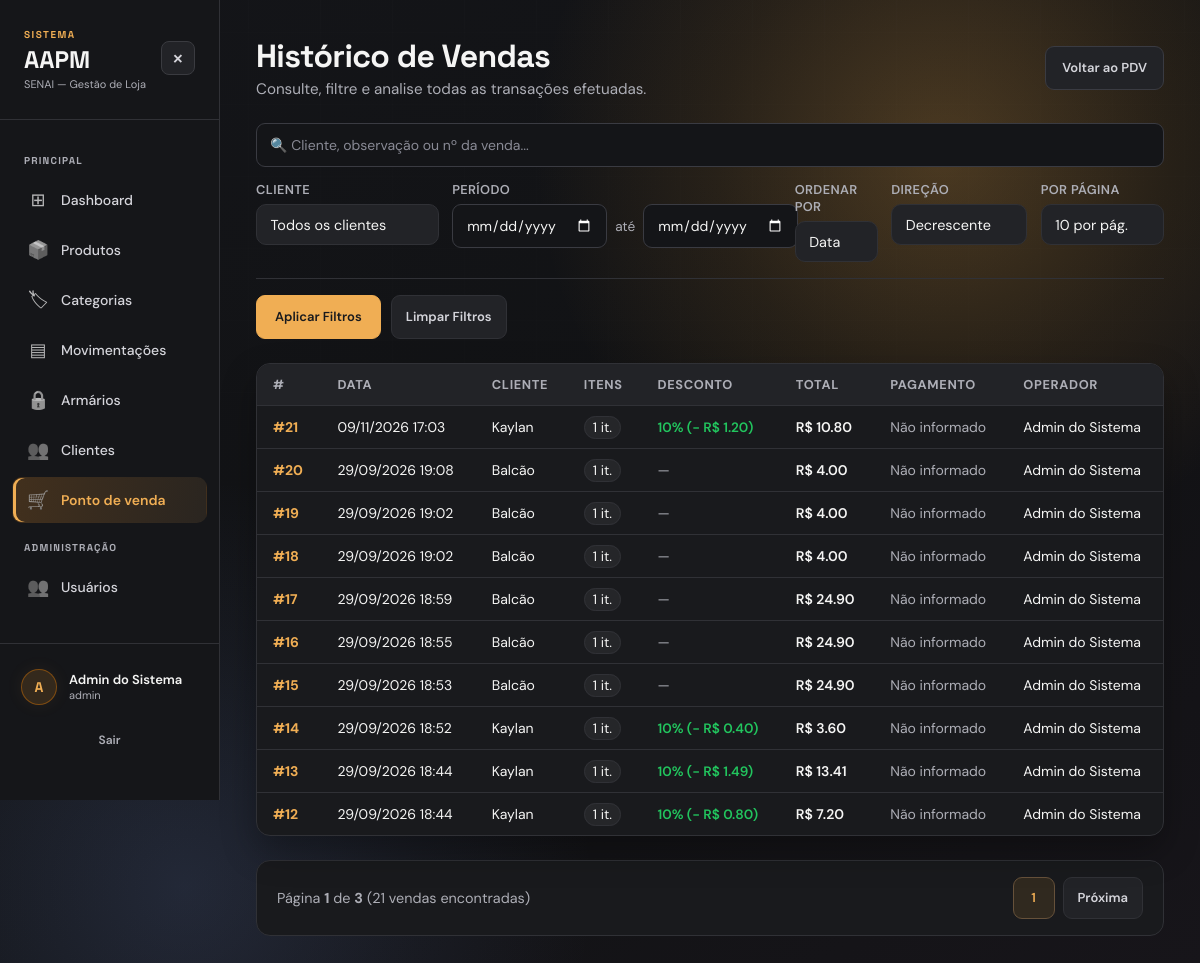
Page /pdv/historico (signed in) on the committed database.
### app/models/usuario.py (models this page shows)
class Usuario(Base):
    __tablename__ = "usuarios"
    id = Column(Integer, primary_key=True, autoincrement=True)
    nome = Column(String(100), nullable=False)
    email = Column(String(100), nullable=False, index=True, unique=True)
    senha_hash = Column(String(255), nullable=False)
    role = Column(String(20), nullable=False, default="operador")
    ativo = Column(Boolean, default=True)
    criado_em = Column(DateTime, server_default=func.now())

### app/models/venda.py (models this page shows, shortened)
class Venda(Base):
    __tablename__ = "vendas"
    id         = Column(Integer, primary_key=True, index=True)
    cliente_id = Column(
        Integer,
        ForeignKey("clientes.id", ondelete="SET NULL"),
        nullable=True
    )
    usuario_id = Column(
        Integer,
        ForeignKey("usuarios.id", ondelete="SET NULL"),
        nullable=True
    )
    desconto_percentual = Column(Float, nullable=False, default=0.0)
    total_bruto  = Column(Float, nullable=False, default=0.0)
    total_liquido = Column(Float, nullable=False, default=0.0)
    pagamentos = Column(JSON, nullable=True)
    observacao = Column(String(255), nullable=True)
    criado_em = Column(DateTime, server_default=func.now())
    cliente = relationship("Cliente", back_populates="vendas")
    usuario = relationship("Usuario", backref="vendas")
    itens   = relationship(
        "ItemVenda",
        back_populates="venda",
        cascade="all, delete-orphan"  # deleta itens se a venda for deletada
    )

### app/models/cliente.py (models this page shows, shortened)
class Cliente(Base):
    __tablename__ = "clientes"
    id         = Column(Integer, primary_key=True, index=True)
    nome       = Column(String(150), nullable=False, index=True)
    matricula  = Column(String(50), nullable=True, unique=True)
    telefone   = Column(String(20), nullable=True)
    is_associado = Column(Boolean, default=False, nullable=False)
    ativo      = Column(Boolean, default=True)
    criado_em  = Column(DateTime, server_default=func.now())
    vendas = relationship("Venda", back_populates="cliente")

### app/controllers/pdv_controller.py (the view)
@router.get("/historico")
def historico_vendas(
    request: Request,
    busca: str = "",
    cliente_id: int = 0,
    data_inicio: str = "",
    data_fim: str = "",
    ordenar_por: str = "data",
    direcao: str = "desc",
    pagina: int = 1,
    db: Session = Depends(get_db),
    usuario = Depends(get_usuario_logado)
):
    query = db.query(Venda)
    if cliente_id:
        query = query.filter(Venda.cliente_id == cliente_id)
    if busca:
        termo = f"%{busca}%"
        query = query.outerjoin(Cliente).filter(
            or_(Cliente.nome.ilike(termo), Venda.observacao.ilike(termo), Venda.id.cast(String).ilike(termo))
        )
    try:
        if data_inicio:
            query = query.filter(Venda.criado_em >= datetime.fromisoformat(data_inicio))
        if data_fim:
            query = query.filter(Venda.criado_em < datetime.fromisoformat(data_fim) + timedelta(days=1))
    except ValueError:
        data_inicio = ""
        data_fim = ""
    ordenacoes = {"data": Venda.criado_em, "total": Venda.total_liquido, "desconto": Venda.desconto_percentual, "id": Venda.id}
    ordenar_por = ordenar_por if ordenar_por in ordenacoes else "data"
    direcao = direcao if direcao in ("asc", "desc") else "desc"
    coluna_ordenacao = ordenacoes[ordenar_por]
    query = query.order_by(coluna_ordenacao.desc() if direcao == "desc" else coluna_ordenacao.asc(), Venda.id.desc())
    total_vendas = query.count()
    pagina = max(pagina, 1)
    por_pagina = 10
    total_paginas = max(math.ceil(total_vendas / por_pagina), 1)
    pagina = min(pagina, total_paginas)
    vendas = query.offset((pagina - 1) * por_pagina).limit(por_pagina).all()
    clientes = db.query(Cliente).filter(Cliente.ativo == True).order_by(Cliente.nome).all()
    return templates.TemplateResponse(
        request,
        "pdv/historico.html",
        {
            "request": request, "usuario": usuario, "vendas": vendas,
            "clientes": clientes, "busca": busca, "cliente_id": cliente_id,
            "data_inicio": data_inicio, "data_fim": data_fim,
            "ordenar_por": ordenar_por, "direcao": direcao,
            "pagina": pagina, "por_pagina": por_pagina,
            "total_paginas": total_paginas, "total_vendas": total_vendas,
        }
    )

### app/templates/pdv/historico.html (shortened to what this page needs)
<!DOCTYPE html>
<html lang="pt-br">
<head>
    <link rel="stylesheet" href="/static/css/pdv/historico.css">
    <link rel="stylesheet" href="/static/css/admin.css">
    <link rel="stylesheet" href="/static/css/typography.css">
    <link rel="stylesheet" href="/static/css/background.css">
    <link rel="stylesheet" href="/static/css/visual-effects.css?v=20261109-mouse">
</head>
<body class="admin-page">
    <div class="layout">
        {% include "_sidebar.html" %}
        <div class="admin-main">
    <div class="container">
        <div class="page-header">
            <div>
                <h1>Histórico de Vendas</h1>
                <p class="subtitle">Consulte, filtre e analise todas as transações efetuadas.</p>
            </div>
            <a href="/pdv" class="btn-secondary">Voltar ao PDV</a>
        </div>
        <form method="get" action="/pdv/historico" class="filter-form">
            <div class="filter-grid">
                <div class="filter-group col-search">
                    <input type="text" name="busca" placeholder="🔍 Cliente, observação ou nº da venda..." value="{{ busca }}" class="input-field">
                </div>
                <div class="filter-group col-cliente">
                    <label>Cliente</label>
                    <div class="custom-dropdown" id="dropdown-cliente">
                        <div class="dropdown-selected">
                            {% set cliente_selecionado_nome = "Todos os clientes" %}
                            {% for c in clientes %}
                                {% if cliente_id|int == c.id|int %}{% set cliente_selecionado_nome = c.nome %}{% endif %}
                            {% endfor %}
                            {{ cliente_selecionado_nome }}
                        </div>
                    </div>
                </div>
                <div class="filter-group col-periodo">
                    <label>Período</label>
                    <div class="date-range">
                        <input type="date" name="data_inicio" value="{{ data_inicio }}" class="input-field" title="Data Inicial">
                        <span>até</span>
                        <input type="date" name="data_fim" value="{{ data_fim }}" class="input-field" title="Data Final">
                    </div>
                </div>
                <div class="filter-group col-ordenar">
                    <label>Ordenar por</label>
                    <div class="custom-dropdown" id="dropdown-ordenar">
                        <div class="dropdown-selected">
                            {% set ord_map = {'data': 'Data', 'id': 'Número', 'total': 'Total', 'desconto': 'Desconto'} %}
                            {{ ord_map.get(ordenar_por, 'Data') }}
                        </div>
                    </div>
                </div>
                <div class="filter-group col-direcao">
                    <label>Direção</label>
                    <div class="custom-dropdown" id="dropdown-direcao">
                        <div class="dropdown-selected">
                            {{ 'Decrescente' if direcao == 'desc' else 'Crescente' }}
                        </div>
                    </div>
                </div>
                <div class="filter-group col-paginacao">
                    <label>Por página</label>
                    <div class="custom-dropdown" id="dropdown-por-pagina">
                        <div class="dropdown-selected">
                            {{ por_pagina or 10 }} por pág.
                        </div>
                    </div>
                </div>
            </div>
            <div class="filter-actions">
                <button type="submit" class="btn-primary">Aplicar Filtros</button>
                <a href="/pdv/historico" class="btn-clear">Limpar Filtros</a>
            </div>
        </form>
        <div class="table-container">
            <table>
                <thead>
                    <tr>
                        <th>#</th>
                        <th>Data</th>
                        <th>Cliente</th>
                        <th>Itens</th>
                        <th>Desconto</th>
                        <th>Total</th>
                        <th>Pagamento</th>
                        <th>Operador</th>
                    </tr>
                </thead>
                <tbody>
                    {% for v in vendas %}
                    <tr>
                        <td><a href="/pdv/venda/{{ v.id }}" class="venda-link">#{{ v.id }}</a></td>
                        <td>{{ v.criado_em.strftime('%d/%m/%Y %H:%M') }}</td>
                        <td>{{ v.cliente.nome if v.cliente else "Balcão" }}</td>
                        <td><span class="badge-itens">{{ v.itens | length }} it.</span></td>
                        <td>
                            {% if v.desconto_percentual >0 %}
                            <span class="discount-tag">
                                {{ v.desconto_percentual|int }}% (− R$ {{ "%.2f"|format(v.desconto_valor) }})
                            </span>
                            {% else %}
                            <span class="text-muted">—</span>
                            {% endif %}
                        </td>
                        <td class="preco">R$ {{ "%.2f"|format(v.total_liquido) }}</td>
                        <td>
                            {% if v.pagamentos %}
                            <div class="sale-payments">
                                {% for forma, centavos in v.pagamentos.items() %}
                                <span>{{ forma }} <strong>R$ {{ "%.2f"|format(centavos / 100) }}</strong></span>
                                {% endfor %}
                            </div>
                            {% else %}<span class="text-muted">Não informado</span>{% endif %}
                        </td>
                        <td>{{ v.usuario.nome if v.usuario else "—" }}</td>
                    </tr>
                    {% endfor %}
                </tbody>
            </table>
        </div>
        <div class="pagination-footer">
            <p class="pagination-info">Página <strong>{{ pagina }}</strong> de <strong>{{ total_paginas }}</strong> ({{ total_vendas }} vendas encontradas)</p>
            {% set total_registros = total_vendas %}
            {% if total_paginas > 1 %}
            <nav class="pagination app-pagination" aria-label="Paginação">
                <span class="pagination-current" aria-current="page" aria-label="Página atual: {{ pagina }}">{{ pagina }}</span>
                {% if pagina < total_paginas %}
                <a href="{{ request.url.include_query_params(pagina=pagina + 1) }}" rel="next">Próxima</a>
                {% endif %}
            </nav>
            {% endif %}
        </div>
    </div>
        </div>
    </div>
</body>
</html>

### app/templates/_sidebar.html
{% set current_path = request.url.path %}
{% set nav_items = [('/dashboard', '⊞', 'Dashboard', false), ('/produtos', '📦', 'Produtos', false), ('/categorias', '🏷', 'Categorias', true), ('/movimentacoes', '▤', 'Movimentações', true), ('/armarios', '🔒', 'Armários', false), ('/clientes', '👥', 'Clientes', true), ('/pdv', '🛒', 'Ponto de venda', false)] %}
<aside class="sidebar" aria-label="Menu principal">
    <div class="sidebar-logo">
        <div class="logo-tag">Sistema</div>
        <div class="logo-name">AAPM</div>
        <div class="logo-sub">SENAI — Gestão de Loja</div>
    </div>
    <nav class="sidebar-nav" aria-label="Navegação principal">
        <div class="nav-section">Principal</div>
        {% for href, emoji, label, admin_only in nav_items %}
        {% if not admin_only or (usuario and usuario.role == 'admin') %}
        {% set active = current_path == href or (href == '/dashboard' and current_path == '/') or (href != '/' and current_path.startswith(href + '/')) %}
        <a href="{{ href }}" class="nav-link{{ ' active' if active else '' }}" title="{{ label }}" aria-label="{{ label }}"{% if active %} aria-current="page"{% endif %}><span class="icon" aria-hidden="true">{{ emoji }}</span><span class="nav-label">{{ label }}</span></a>
        {% endif %}
        {% endfor %}
        {% if usuario and usuario.role == 'admin' %}
        <div class="nav-section">Administração</div>
        {% set active = current_path == '/usuarios' or current_path.startswith('/usuarios/') %}
        <a href="/usuarios" class="nav-link{{ ' active' if active else '' }}" title="Usuários" aria-label="Usuários"{% if active %} aria-current="page"{% endif %}><span class="icon" aria-hidden="true">👥</span><span class="nav-label">Usuários</span></a>
        {% endif %}
    </nav>
    <div class="sidebar-footer">
        {% if usuario %}
        <div class="user-card" aria-label="Conta logada">
            <div class="user-avatar" aria-hidden="true">{{ (usuario.nome or 'U')[0].upper() }}</div>
            <div class="user-info">
                <div class="user-name" title="{{ usuario.nome }}">{{ usuario.nome }}</div>
                <div class="user-role">{{ usuario.role }}</div>
            </div>
        </div>
        {% endif %}
        <a href="/auth/logout" class="logout-btn">Sair</a>
    </div>
</aside>

### app/static/css/typography.css (style rules this page uses)
a:any-link, a:any-link:hover, a:any-link:focus, a:any-link:active, u, ins { text-decoration: none !important; }

### app/static/css/background.css (style rules this page uses)
@media screen { html { background-color: #111214; } }
@media screen { html body, html body.admin-page { background-color: #111214; background-image: radial-gradient(ellipse at 8% 8%, rgba(240, 174, 84, .13) 0%, transparent 42%), radial-gradient(ellipse at 92% 68%, rgba(175, 116, 53, .09) 0%, transparent 42%), radial-gradient(ellipse at 64% 0%, rgba(106, 127, 157, .065) 0%, transparent 45%), radial-gradient(circle, rgba(222, 207, 184, .08) .7px, transparent 1px); background-size: 100% 100%, 100% 100%, 100% 100%, 26px 26px; background-position: center; background-repeat: no-repeat, no-repeat, no-repeat, repeat; background-attachment: fixed; } }
@media screen { html body::before { content: none; } }

### app/static/css/visual-effects.css (style rules this page uses)
body.admin-page { background-image: radial-gradient(ellipse at 85% 0%, rgba(240,174,84,.065), transparent 48%); background-attachment: fixed; }
.admin-page .sidebar { background: linear-gradient(175deg, #1b1a18 0%, #151619 48%); }
.admin-page .sidebar .nav-link { transition: background .2s, color .2s, border-color .2s; }
.admin-page .sidebar .nav-link.active { background: linear-gradient(100deg, #42301d, #2a2520); box-shadow: inset 3px 0 #f0ae54; }
.admin-page .user-avatar { background: #34291c; box-shadow: 0 0 18px #f0ae5412; }
.admin-page, .welcome-page, .auth-page { accent-color: #f0ae54; }
.admin-page tbody tr { transition: background-color .18s; }
body.has-ambient-background { isolation: isolate; background-color: #111214; }
body.has-ambient-background::before { display: none; }
.has-ambient-background :is(.pagamento-btn, .dropdown-option, .dropdown-selected, .stock-pie-item, .resumo-card, .stat-mini-card) { transition: background-color .2s, border-color .2s, box-shadow .2s, color .2s; }

### rows in the picture
Usuario: nome "Admin do Sistema", role "admin"
Venda: id "21", criado_em "09/11/2026 17:03", cliente "Kaylan", itens|length "1", desconto_percentual "10", desconto_valor "1.20", total_liquido "10.80", shows "Não informado", usuario "Admin do Sistema"
Venda: id "20", criado_em "29/09/2026 19:08", cliente "Balcão", itens|length "1", total_liquido "4.00", shows "Não informado", usuario "Admin do Sistema"
Venda: id "19", criado_em "29/09/2026 19:02", cliente "Balcão", itens|length "1", total_liquido "4.00", shows "Não informado", usuario "Admin do Sistema"
Venda: id "18", criado_em "29/09/2026 19:02", cliente "Balcão", itens|length "1", total_liquido "4.00", shows "Não informado", usuario "Admin do Sistema"
Venda: id "17", criado_em "29/09/2026 18:59", cliente "Balcão", itens|length "1", total_liquido "24.90", shows "Não informado", usuario "Admin do Sistema"
Venda: id "16", criado_em "29/09/2026 18:55", cliente "Balcão", itens|length "1", total_liquido "24.90", shows "Não informado", usuario "Admin do Sistema"
Venda: id "15", criado_em "29/09/2026 18:53", cliente "Balcão", itens|length "1", total_liquido "24.90", shows "Não informado", usuario "Admin do Sistema"
Venda: id "14", criado_em "29/09/2026 18:52", cliente "Kaylan", itens|length "1", desconto_percentual "10", desconto_valor "0.40", total_liquido "3.60", shows "Não informado", usuario "Admin do Sistema"
Venda: id "13", criado_em "29/09/2026 18:44", cliente "Kaylan", itens|length "1", desconto_percentual "10", desconto_valor "1.49", total_liquido "13.41", shows "Não informado", usuario "Admin do Sistema"
Venda: id "12", criado_em "29/09/2026 18:44", cliente "Kaylan", itens|length "1", desconto_percentual "10", desconto_valor "0.80", total_liquido "7.20", shows "Não informado", usuario "Admin do Sistema"

### other values in the picture
{{ emoji }} "⊞" "📦" "🏷" "▤" "🔒" "👥" "🛒"
{{ label }} "Dashboard" "Produtos" "Categorias" "Movimentações" "Armários" "Clientes" "Ponto de venda"
{{ (usuario.nome or 'U')[0].upper() }} "A"
{{ cliente_selecionado_nome }} "Todos os clientes"
{{ ord_map.get(ordenar_por, 'Data') }} "Data"
{{ 'Decrescente' if direcao == 'desc' else 'Crescente' }} "Decrescente"
{{ por_pagina or 10 }} "10"
{{ pagina }} "1"
{{ total_paginas }} "3"
{{ total_vendas }} "21"
